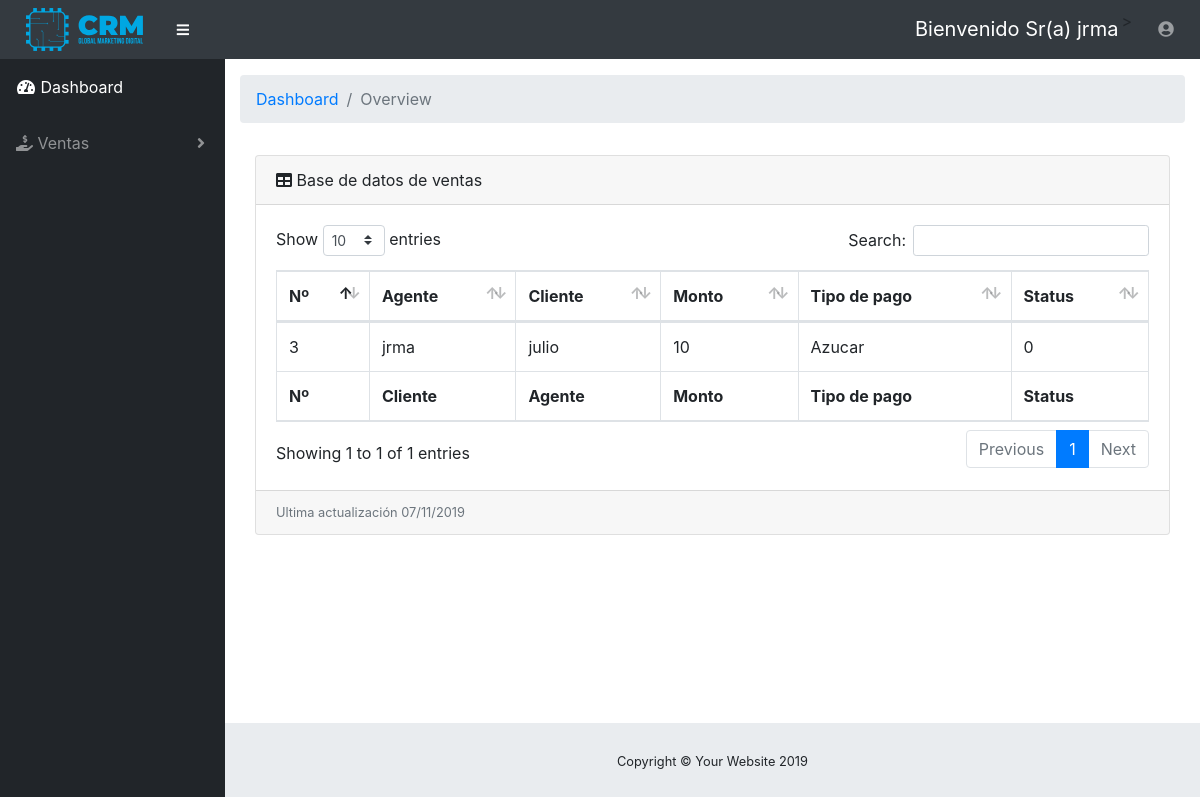
Page /views/index-table-order.php (signed in) on the committed database.
### tables this page shows
CREATE TABLE `sales` (
  `id` int(11) NOT NULL,
  `agent` varchar(50) NOT NULL,
  `name_client` varchar(50) NOT NULL,
  `lastname_client` varchar(50) NOT NULL,
  `phone` int(20) NOT NULL,
  `phone_alt` int(20) NOT NULL,
  `gender` varchar(50) NOT NULL,
  `age` int(2) NOT NULL,
  `address` text NOT NULL,
  `zip_code` int(5) NOT NULL,
  `zip_4` int(4) NOT NULL,
  `city` varchar(50) NOT NULL,
  `state` varchar(50) NOT NULL,
  `payment_type` varchar(50) NOT NULL,
  `procesadora` varchar(50) NOT NULL,
  `card` int(20) NOT NULL,
  `name_card` varchar(50) NOT NULL,
  `date_exp_card` date NOT NULL,
  `cvc_card` int(3) NOT NULL,
  `price` int(10) NOT NULL,
  `re_order` float NOT NULL,
  `note_agent` text NOT NULL,
  `note_verif` text NOT NULL,
  `note_valid` text NOT NULL,
  `note_shipp` text NOT NULL,
  `note_deliv` text NOT NULL,
  `note_paid` text NOT NULL,
  `product1` varchar(50) NOT NULL,
  `qty1` int(2) NOT NULL,
  `product2` varchar(50) NOT NULL,
  `qty2` int(2) NOT NULL,
  `product3` varchar(50) NOT NULL,
  `qty3` int(2) NOT NULL,
  `product4` varchar(50) NOT NULL,
  `qty4` int(2) NOT NULL,
  `product5` varchar(50) NOT NULL,
  `qty5` int(2) NOT NULL,
  `status` varchar(50) NOT NULL,
  `paid` float NOT NULL,
  `fecha_add` date NOT NULL,
  `fecha_edit` date NOT NULL,
  `fecha_verif` date NOT NULL,
  `verificate_for` varchar(50) NOT NULL,
  `fecha_valid` date NOT NULL,
  `validate_for` varchar(50) NOT NULL,
  `fecha_shipp` date NOT NULL,
  `shipping_for` varchar(50) NOT NULL,
  `fecha_deliv` date NOT NULL,
  `deliver_for` varchar(50) NOT NULL,
  `fecha_liquid` date NOT NULL,
  `liquidate_for` varchar(50) NOT NULL,
  `fecha_paid_out` date NOT NULL,
  `paid_out_for` varchar(50) NOT NULL
);

### views/index-table-order.php (the view, shortened to what this page needs)
<?php include_once ('../views/menus/menu-nav-second.php'); ?>
<!DOCTYPE html>
<html lang="en">
<head>
  <link href="../vendor/fontawesome-free/css/all.min.css" rel="stylesheet" type="text/css">
  <link href="../vendor/datatables/dataTables.bootstrap4.css" rel="stylesheet">
  <link href="../css/sb-admin.css" rel="stylesheet">
</head>
<body id="page-top">
  <nav class="navbar navbar-expand navbar-dark bg-dark static-top">
  <IMG class="logo" src="../img/crm-logo.svg" style="width: 10%; margin-left: 10px;">
    <button class="btn btn-link btn-sm text-white order-1 order-sm-0" id="sidebarToggle" href="#">
      <i class="fas fa-bars" style="margin-left: 25px;"></i>
    </button>
    <form class="d-none d-md-inline-block form-inline ml-auto mr-0 mr-md-3 my-2 my-md-0">
      <div class="input-group">
      <a class="navbar-brand mr-1" href="../index.php">Bienvenido Sr(a) <?php echo $_SESSION['inputUserLogin'];?></a>
      <div class="input-group-append"> >
        </div>
      </div>
    </form>
    <?php echo $navBar; ?>
  </nav>
  <div id="wrapper">
       <?php if ($_SESSION['cargo'] == 1) {
          echo  $menuAgenteITO;
       }else{}
?>
    <div id="content-wrapper">
      <div class="container-fluid">
        <ol class="breadcrumb">
          <li class="breadcrumb-item">
            <a href="#">Dashboard</a>
          </li>
          <li class="breadcrumb-item active">Overview</li>
        </ol>
<div id="content-wrapper">
<div class="container-fluid">
  <div class="card mb-3">
    <div class="card-header"><i class="fas fa-table"></i> Base de datos de ventas</div>
    <div class="card-body">
      <div class="table-responsive">
        <table class="table table-bordered" id="dataTable" width="100%" cellspacing="0">
          <thead>
            <tr>
              <th>Nº</th>
              <th>Agente</th>
              <th>Cliente</th>
              <th>Monto</th>
              <th>Tipo de pago</th>
              <th>Status</th>
            </tr>
          </thead>
          <tfoot>
            <tr>
              <th>Nº</th>
              <th>Cliente</th>
              <th>Agente</th>
              <th>Monto</th>
              <th>Tipo de pago</th>
              <th>Status</th>
            </tr>
          </tfoot>
          <tbody>
<?php
if($_SESSION['cargo'] == 1){
$sql= "SELECT * from sales WHERE agent = '{$_SESSION['inputUserLogin']}'";
$result=mysqli_query($mysqli,$sql);
      }
while($mostrar=mysqli_fetch_array($result)){
?>
<tr>
<td><?php echo $mostrar['id'] ?></td>
<td><?php echo $mostrar['agent'] ?></td>
<td><?php echo $mostrar['name_client'] ?></td>
<td><?php echo $mostrar['price'] ?></td>
<td><?php echo $mostrar['payment_type'] ?></td>
<td><?php echo $mostrar['status'] ?></td>
<?php
}
?>
</tr>
          </tbody>
        </table>
      </div>
    </div>
    <div class="card-footer small text-muted">Ultima actualización <?php $fecha = date('d/m/Y'); echo $fecha;?></div>
  </div>
</div>
<footer class="sticky-footer">
  <div class="container my-auto">
    <div class="copyright text-center my-auto">
      <span>Copyright © Your Website 2019</span>
    </div>
  </div>
</footer>
    </div>
  </div>
</body>
</html>

### views/menus/menu-nav-second.php (shortened to what this page needs)
<?php
$navBar = ' <ul class="navbar-nav ml-auto ml-md-0">
            <li class="nav-item dropdown no-arrow">
            <a class="nav-link dropdown-toggle" href="#" id="userDropdown" role="button" data-toggle="dropdown" aria-haspopup="true" aria-expanded="false">
            <i class="fas fa-user-circle fa-fw"></i>
            </a>
            <div class="dropdown-menu dropdown-menu-right" aria-labelledby="userDropdown">
            <a class="dropdown-item" href="#" data-toggle="modal" data-target="#logoutModal">Logout</a>';
$menuAgenteITO = '  <ul class="sidebar navbar-nav">
                    <li class="nav-item active">
                    <a class="nav-link" href="../index.php">
                    <i class="fas fa-fw fa-tachometer-alt"></i>
                    <span>Dashboard</span>
                    </a>
                    </li>
                    <li class="nav-item dropdown">
                    <a class="nav-link dropdown-toggle" href="#" id="pagesDropdown" role="button" data-toggle="dropdown" aria-haspopup="true" aria-expanded="false">
                    <i class="fas fa-hand-holding-usd"></i>
                    <span>Ventas</span>
                    </a>
                    <div class="dropdown-menu" aria-labelledby="pagesDropdown">
                    <h6 class="dropdown-header"><i class="fas fa-globe"></i> Ventas:</h6>
                    <a class="dropdown-item" href="../forms/form-create-order.php"><i class="fas fa-folder-plus"></i> Cargar venta</a>
                    <a class="dropdown-item" href="../views/index-table-order.php"><i class="fas fa-clone"></i> Mis Ventas</a>
                    <div class="dropdown-divider"></div>
                    </div>
                    </li>
                    </ul>';
 ?>

### rows in the picture
sales: id "3", agent "jrma", name_client "julio", price "10", payment_type "Azucar", status "0"

### other values in the picture
$_SESSION['inputUserLogin'] "jrma"
